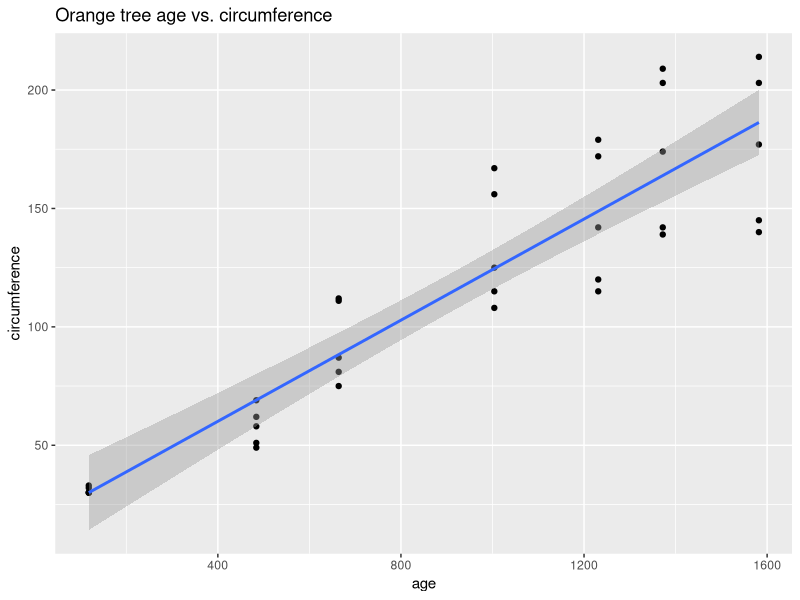
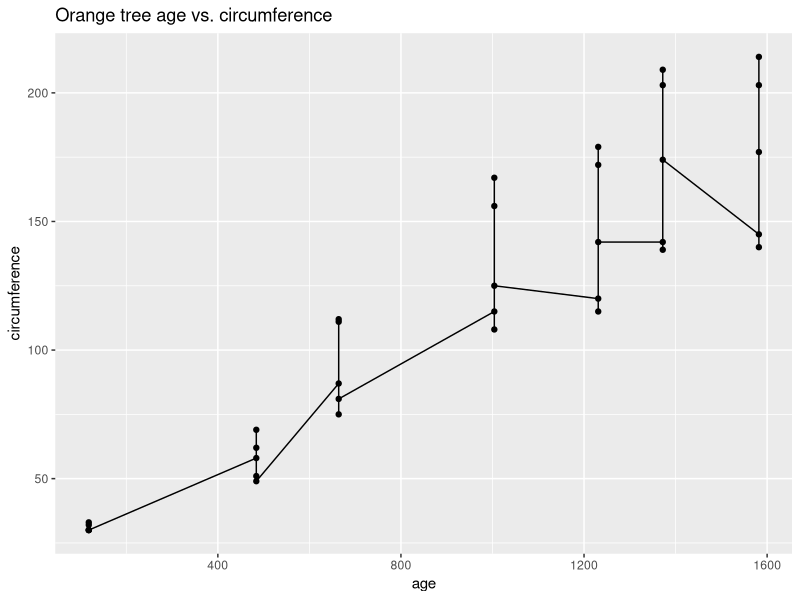
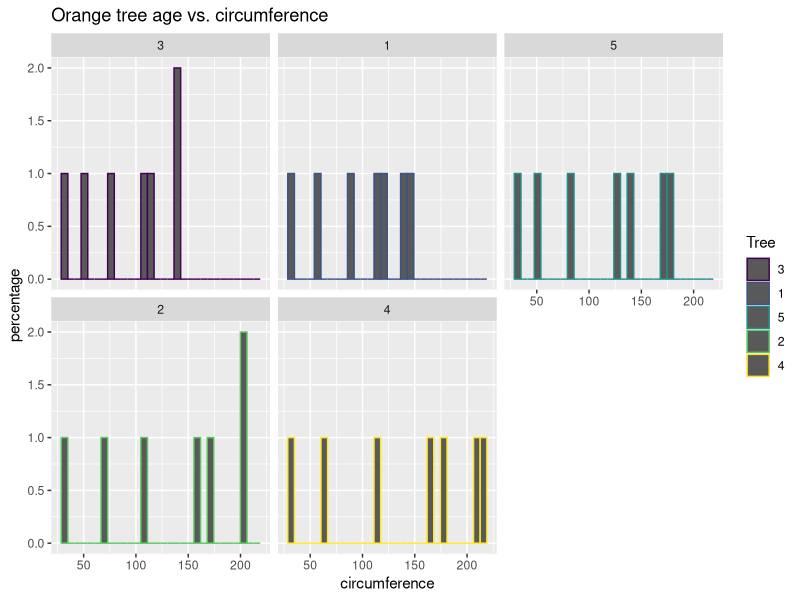
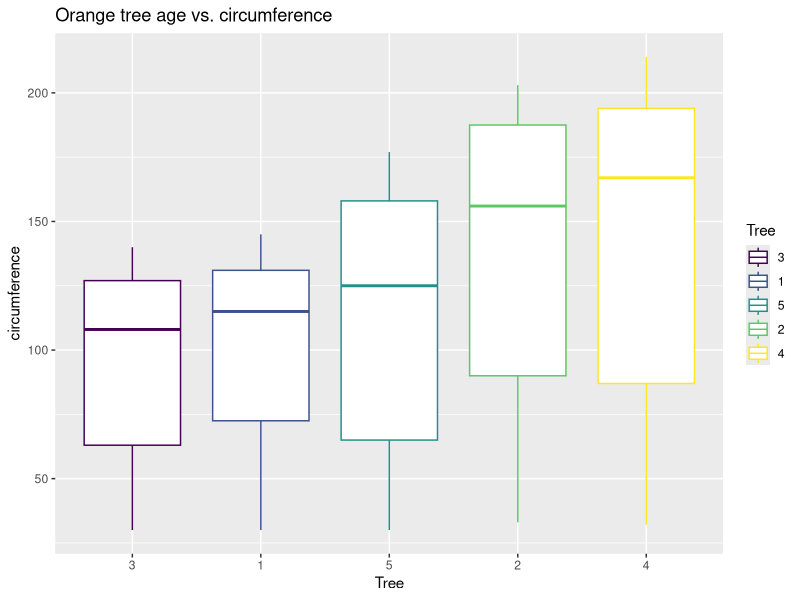
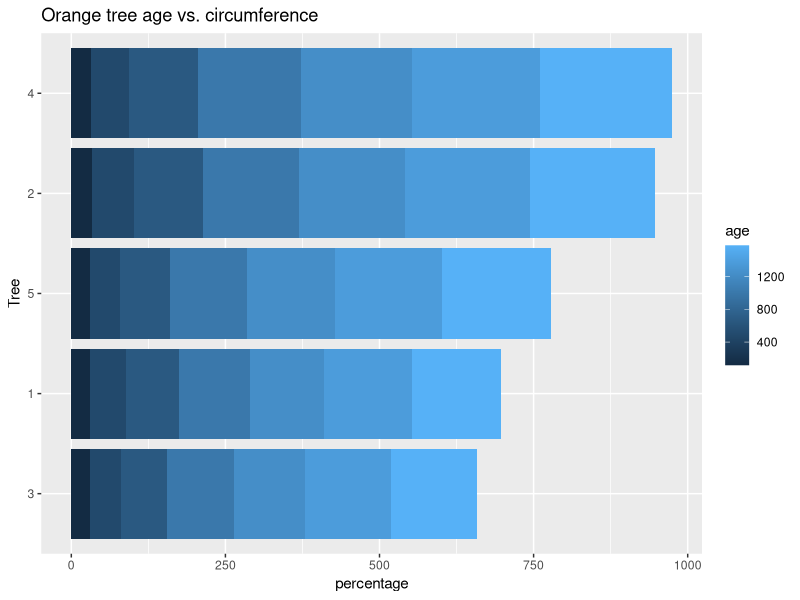

Write R code to recreate these figures, in order.
## ---- chunk 1
knitr::opts_chunk$set(echo = TRUE)
## ---- chunk 2
str(Orange)
## ---- chunk 3
library(ggplot2)
ggplot(Orange,aes(x=age,y=circumference))+geom_point()+
ggtitle("Orange tree age vs. circumference")+
geom_smooth(method = "lm")
## ---- chunk 4
library(ggplot2)
ggplot(Orange,aes(x=age,y=circumference))+geom_point()+geom_line()+
ggtitle("Orange tree age vs. circumference")
## ---- chunk 5
library(ggplot2)
ggplot(Orange,aes(x=circumference,color=Tree))+geom_histogram()+
facet_wrap(~Tree)+
ylab("percentage")+
ggtitle("Orange tree age vs. circumference")
## ---- chunk 6
library(ggplot2)
ggplot(Orange,aes(x=Tree,y=circumference,color=Tree))+geom_boxplot()+
ggtitle("Orange tree age vs. circumference")
## ---- chunk 7
library(ggplot2)
ggplot(Orange,aes(x=Tree,y=circumference))+geom_bar(stat = "identity",aes(fill = age))+
coord_flip()+
ylab("percentage")+
ggtitle("Orange tree age vs. circumference")
